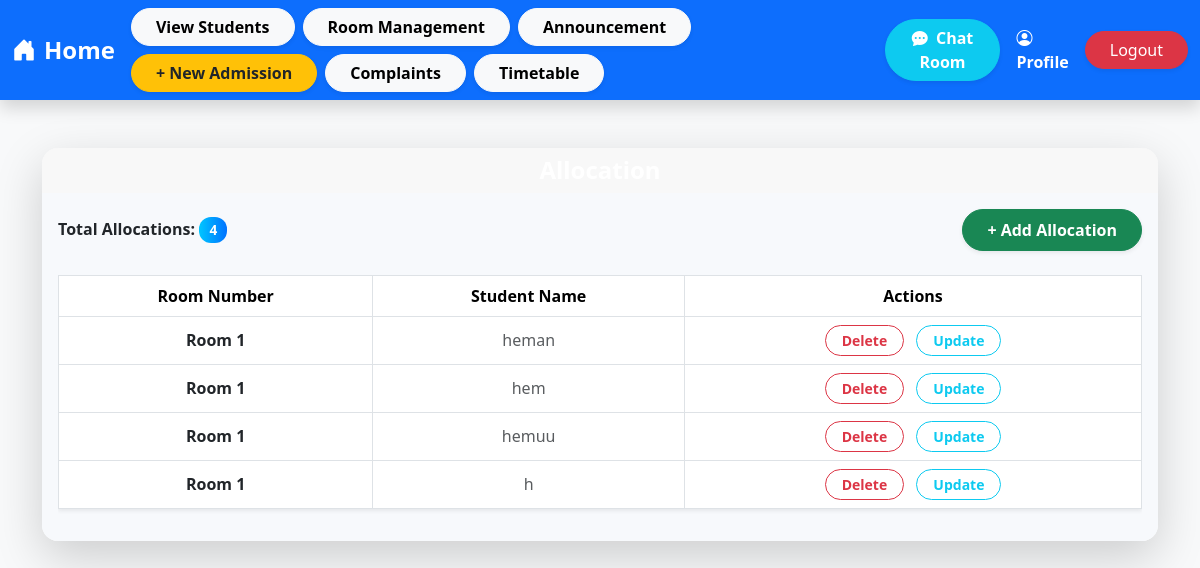
The app's page /hostel/allocations/1 (signed in) with its own data.
### hostel/models.py (models this page shows)
class RoomAllocation(models.Model):
    room = models.ForeignKey(Room, on_delete=models.CASCADE)
    user = models.ForeignKey(User, on_delete=models.CASCADE,null=True)
    def __str__(self):
        return f"Room {self.room.room_number} - {self.user.username}"

class Room(models.Model):
    room_number = models.IntegerField(primary_key=True)
    capacity = models.IntegerField()
    occupied = models.BooleanField(default=False)
    def __str__(self):
        return f"Room {self.room_number}"

### hostel/views.py (the view)
# urls.py: path('allocations/<int:pk>',views.allocation_view,name='allocations'),
@login_required
def allocation_view(request, pk):
    allocations = RoomAllocation.objects.filter(room=pk)
    room = get_object_or_404(Room, room_number=pk)
    if(allocations.count() == room.capacity):
        room.occupied = True
        room.save()
    print(f"Allocations count: {allocations.count}")
    print(f"Room Number: {room.room_number}")
    print(f"Room Occupied: {room.occupied}")
    context = {
        'allocations': allocations,
        'room': room,
        'allocationscount': allocations.count(),
        'room_number': pk,
    }
    return render(request, 'hostel/allocation.html', context)

### hostel/templates/hostel/allocation.html (shortened to what this page needs)
{% extends 'base.html' %}
{% block content %}
<div class="container mt-5">
    <div class="card shadow-lg border-0 rounded-4">
        <div class="card-header text-center rounded-top-4 border-0"
             style="background: linear-gradient(135deg, #11998e); color: #fff;">
            <h1 class="h4 mb-0 fw-bold">Allocation</h1>
        </div>
        <div class="card-body" style="background: #f7f9fc;">
            <div class="d-flex justify-content-between align-items-center mb-4">
                <h6 class="mb-0 fw-semibold text-dark">
                    Total Allocations:
                    <span class="badge text-white"
                          style="background: linear-gradient(90deg, #00c6ff, #0072ff);">
                        {{ allocationscount }}
                    </span>
                </h6>
                {% if allocationscount == 8 %}
                    <button class="btn btn-danger px-4 py-2 rounded-pill shadow-sm fw-semibold">
                        Room is full
                    </button>
                {% else %}
                    <a href="{% url 'hostel:add' %}?q={{ room_number }}">
                        <button class="btn btn-success px-4 py-2 rounded-pill shadow-sm fw-semibold">
                            + Add Allocation
                        </button>
                    </a>
                {% endif %}
            </div>
            <div class="table-responsive">
                <table class="table table-bordered table-hover align-middle shadow-sm">
                    <thead class="text-center"
                           style="background: linear-gradient(90deg, #e0eafc, #cfdef3);
                                  color: #2d3436; font-weight: 600;">
                        <tr>
                            <th scope="col">Room Number</th>
                            <th scope="col">Student Name</th>
                            <th scope="col">Actions</th>
                        </tr>
                    </thead>
                    <tbody class="text-center">
                        {% for allocation in allocations %}
                            <tr>
                                <td><span class="fw-semibold text-dark">{{ allocation.room }}</span></td>
                                <td class="text-muted">{{ allocation.user }}</td>
                                <td>
                                    <a href="{% url 'hostel:delete' allocation.id %}"
                                       class="btn btn-outline-danger btn-sm me-2 rounded-pill px-3 fw-semibold">
                                        Delete
                                    </a>
                                    <a href="{% url 'hostel:update' allocation.id %}"
                                       class="btn btn-outline-info btn-sm rounded-pill px-3 fw-semibold">
                                        Update
                                    </a>
                                </td>
                            </tr>
                        {% empty %}
                            <tr>
                                <td colspan="3" class="text-muted text-center">
                                    No allocations available.
                                </td>
                            </tr>
                        {% endfor %}
                    </tbody>
                </table>
            </div>
        </div>
    </div>
</div>
{% endblock content %}

### templates/base.html (style rules this page uses)
:root { --bg-color: #f8f9fa; --text-color: #212529; --primary-gradient: linear-gradient(135deg, #007bff, #6610f2); }
body { background: var(--bg-color); color: var(--text-color); transition: background 0.4s ease, color 0.4s ease; font-family: "Segoe UI", sans-serif; }

### hostel/templates/hostel/allocation.html (style rules this page uses)
.card { border-radius: 18px; overflow: hidden; }
.table th, .table td { vertical-align: middle; }
.btn { transition: all 0.3s ease-in-out; font-weight: 500; }
.badge { font-size: 0.85rem; padding: 0.45em 0.75em; border-radius: 12px; }

### records on screen
RoomAllocation: room "Room 1", user "heman"
RoomAllocation: room "Room 1", user "hem"
RoomAllocation: room "Room 1", user "hemuu"
RoomAllocation: room "Room 1", user "h"

### other values on screen
{{ allocationscount }} "4"
